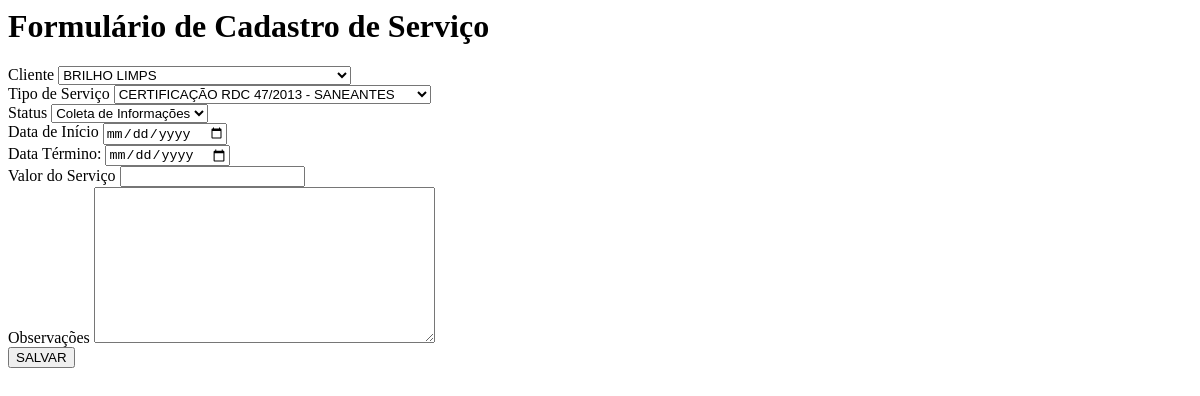
The page /tarefa/15/carregar-formulario/ (signed in) on the database as committed earlier.
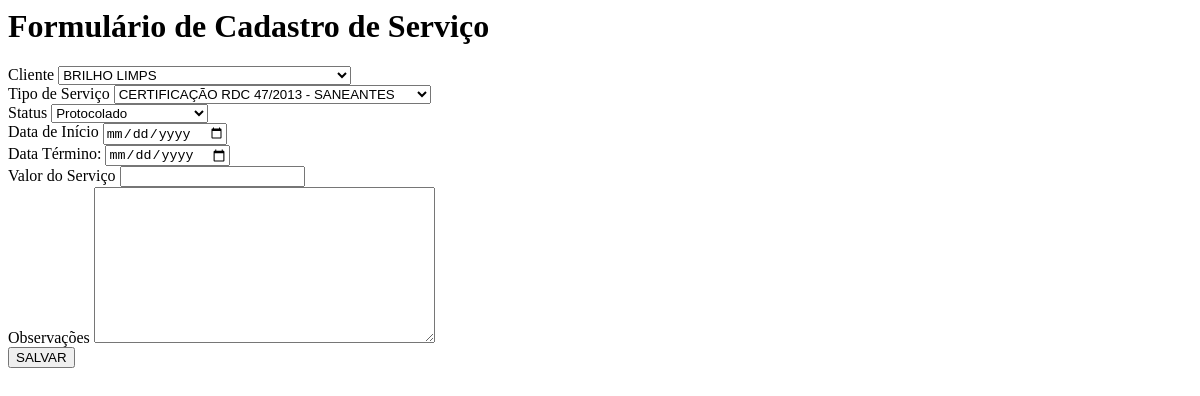
The same page on the database as committed later.
### workflow/models.py (models this page shows, shortened)
class Tarefa(models.Model):
    STATUS_CHOICES = [
        ('Iniciado', 'Iniciado'),
        ('Coleta De Informações', 'Coleta de Informações'),
        ('Execucao', 'Execução'),
        ('Aprovação Cliente', 'Aprovação Cliente'),
        ('Concluído', 'Concluído'),
        ('Encerrado', 'Encerrado'),
        ('Protocolado', 'Protocolado'),  # Nova opção adicionada
    ]
    tipo_servico = models.ForeignKey(TipoServico, on_delete=models.CASCADE, related_name="tarefas")
    cliente = models.ForeignKey(Cliente, on_delete=models.CASCADE)
    status = models.CharField(max_length=50, choices=STATUS_CHOICES, default='iniciado')
    data_inicio = models.DateField(default=timezone.now)
    prazo_final = models.DateField(null=True, blank=True)
    observacoes = models.TextField(blank=True, null=True)
    valor_total_servico = models.DecimalField(max_digits=10, decimal_places=2, blank=True, null=True)

### workflow/views/createForms.py (the view)
# urls.py: path('tarefa/<int:tarefa_id>/carregar-formulario/', views.carregar_formulario_edicao, name='carregar_formulario_edicao'),
@login_required(login_url='workflow:login')
def carregar_formulario_edicao(request, tarefa_id):
    tarefa = get_object_or_404(Tarefa, id=tarefa_id)
    form = CreateTarefaForm(instance=tarefa)  # Preenche o formulário com os dados da tarefa
    return render(request, 'workflow/createServico.html', {'form': form, 'tarefa': tarefa})

### workflow/models.py (called while the page is built)
    def __str__(self):
        return f"{self.nome}"

    def __str__(self):
        return f"{self.nome}"

### workflow/templates/workflow/createServico.html (shortened to what this page needs)
<div class="containerForm">
  <div class="tela-form">
      <div class="title-form">
          <h1>Formulário de Cadastro de Serviço</h1>
      </div>
      <form id="form-tarefa" action="{% url 'workflow:createTarefa' %}" method="POST" enctype="multipart/form-data">
          <div class="form">
              {% for field in form %}
                  <div class="form-label">
                      <label for="{{ field.id_for_label }}">{{ field.label }}</label>
                      {{ field }}
                  </div>
              {% endfor %}
          </div>
          <div class="btn">
              <button class="btn-form" type="submit">SALVAR</button>
          </div>
      </form>
  </div>
</div>

Rows that differ between the two databases and show on the page:
changed Tarefa "BRILHO LIMPS": status "Coleta de Informações" → "Protocolado"
